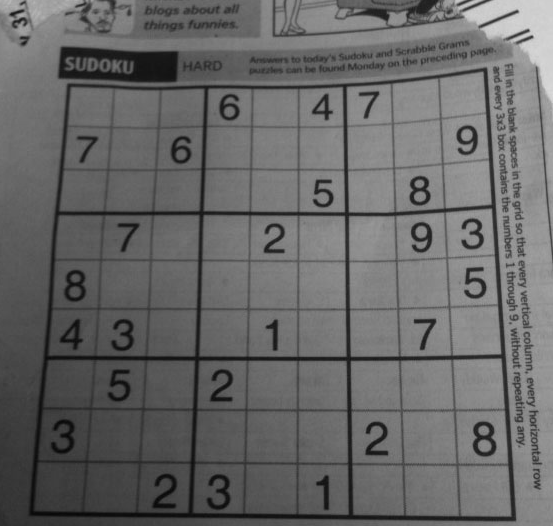
#> input picture 01 OpenCV/01 OpenCV Basic/images/sudoku.png, 553 x 526 px
$ python '12 이미지 이진화.py'
#> lines starting #> are read from the running program, lines starting #| are printed output that depends on the picture; after the words box and inside, x2 and y2 are one past the last pixel; in counts of white or black regions, pixels touching at a corner belong together
#이미지 이진화 - 모든 픽셀을 1,0 으로만 변경(흑백 이미지)
#특정 값을 기준으로 0,1을 분류. 흑백이 명확하여 글씨같은 것이 식별이 용이해짐.

import cv2
img= cv2.imread('images/sudoku.png', cv2.IMREAD_GRAYSCALE)
#> img is the input picture: shape (526, 553); min 7, max 218, mean 103.6
cv2.imshow('book image', img)

#흑백으로 구분한 임계값
threshold= 100 #255의 절반

#1)이미지를 이진화 [ 조명이 균일할때 사용하는 방법 ] - 임계값 기준으로 0,255을 분류
ret, thresh= cv2.threshold(img, threshold, 255, cv2.THRESH_BINARY) #리턴값(실제 사용된 임계값, 적용된 이미지)
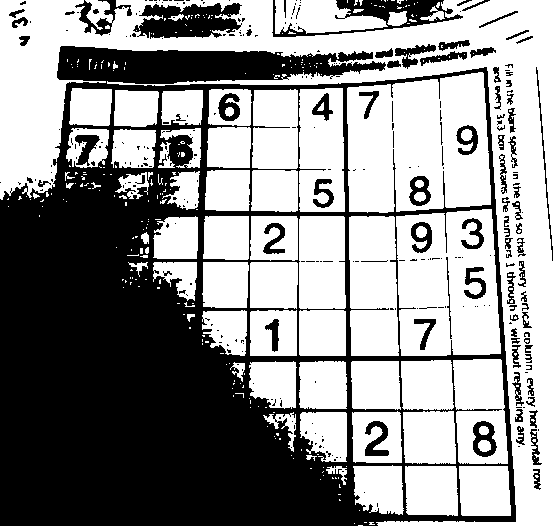
#> thresh: shape (526, 553); 56.7% white; 303 black regions (214 under 20 px), largest, box (x1, y1, x2, y2) and area: (0, 46, 516, 526) 109740, (133, 3, 242, 39) 2638, (272, 0, 463, 37) 2223
#> ret = 100
cv2.imshow('thresh', thresh)

#2)이미지의 최적의 임계값을 알아서 적용 오츠알고리즘. [조명이 균일할때 사용.]
ret, otsu= cv2.threshold(img, -1, 255, cv2.THRESH_BINARY | cv2.THRESH_OTSU)
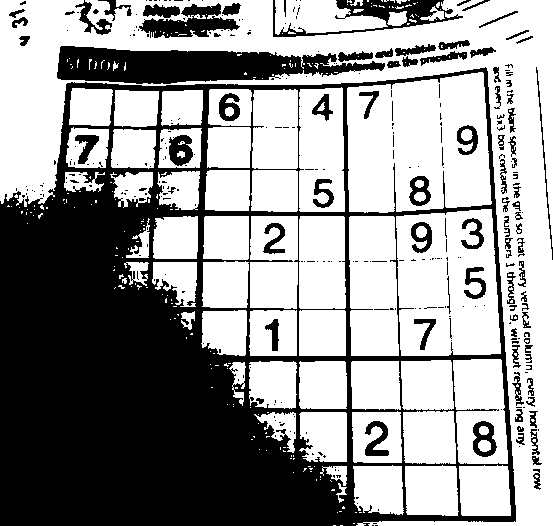
#> otsu: shape (526, 553); 59.2% white; 323 black regions (229 under 20 px), largest, box (x1, y1, x2, y2) and area: (0, 67, 516, 526) 94882, (57, 46, 385, 84) 7948, (273, 0, 463, 37) 2097
#> ret = 98
cv2.imshow('otch', otsu)
print('otch가 계산한 최적의 임계값:', otsu)
#> (printed output is left out)

#3) 적응형 이진화 - 가우시안 분포 활용
thresh2 = cv2.adaptiveThreshold(img, 255, cv2.ADAPTIVE_THRESH_GAUSSIAN_C, cv2.THRESH_BINARY, 11, 2)
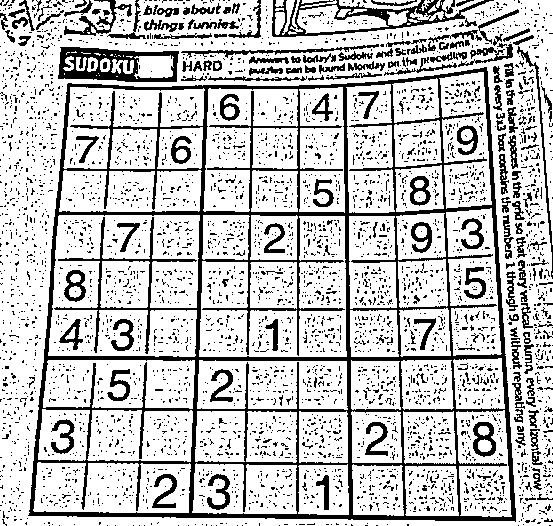
#> thresh2: shape (526, 553); 77.2% white; 4210 black regions (4009 under 20 px), largest, box (x1, y1, x2, y2) and area: (28, 67, 516, 522) 26610, (58, 47, 179, 82) 2143, (272, 0, 494, 37) 2131
#블록 윈도우[11x11] 단위로 임계값 계산.
cv2.imshow('thresh2', thresh2)


#-------------
cv2.waitKey(0)
cv2.destroyAllWindows()
